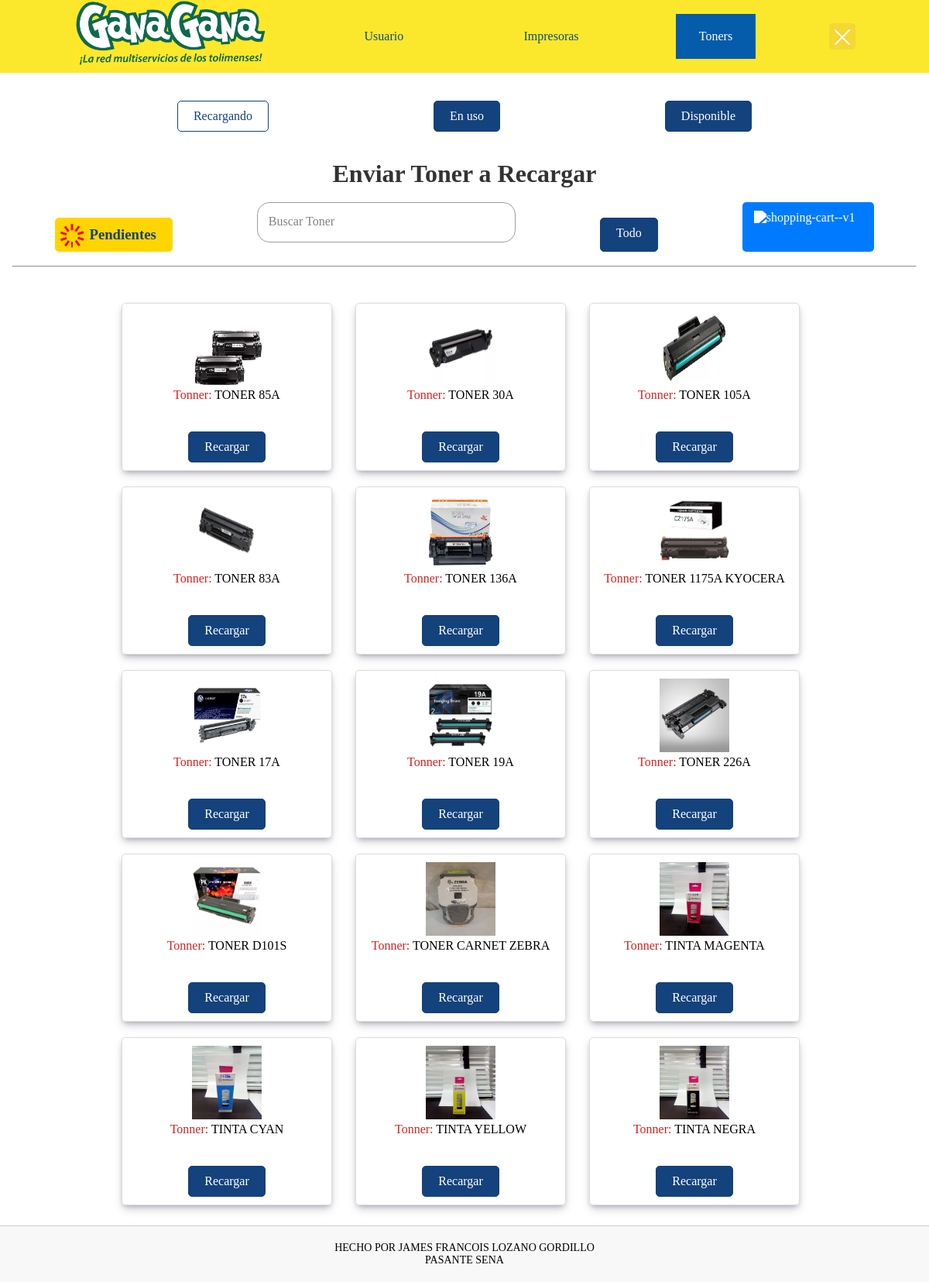
Page /Toner_Recarga/ on the committed database.
### Datos/models.py (models this page shows, shortened)
class Tonner(models.Model):
    ESTADO_T = [
        ('Disponible', 'Disponible'),
    ]
    nombre = models.CharField(max_length=50)
    cantidad = models.PositiveBigIntegerField()
    Numero_Toner = models.CharField(max_length=20)
    Estado = models.CharField(max_length=10, choices=ESTADO_T, default='Disponible')
    imagen = models.ImageField()

### Datos/views.py (the view)
# urls.py: path('Toner_Recarga/', views.Toner_Recarga, name='Toner_Recarga'),
def Toner_Recarga(request):
    Toner = Tonner.objects.all()
    return render(request, 'carrito/Toner_Recargar.html', {
        'toner':Toner,
    })

### Datos/templates/carrito/Toner_Recargar.html (shortened to what this page needs)
{% extends 'layouts/base.html' %}
{% block content %}
{% load static %}
<link rel="stylesheet" type="text/css" href="{% static 'CSS/ALL.css' %}">
<center>
    {% include 'layouts/Barra_Tonners.html' %}
    <br>
    <h1>Enviar Toner a Recargar</h1>
    <br>
</center>
<div style="display: flex; justify-content:space-around;">
    <div style="display: flex; justify-content: space-evenly;">
        <a href="{% url 'Lista_T_Pendientes' %}" class="Pendiente">
            <div style="display: flex; align-items: center;">
                <div>
                    <h3><span class="spanPen">__/</span>Pendientes</h3>
                </div>
                <div class="spinner">
                    <div></div>
                    <div></div>
                    <div></div>
                    <div></div>
                    <div></div>
                    <div></div>
                    <div></div>
                    <div></div>
                    <div></div>
                    <div></div>
                </div>
            </div>
        </a>
    </div>
    <form method="GET" action="{% url 'buscar_toners_R' %}">
        <div class="input-group">
            <input required="" type="text" name="q" autocomplete="off" class="input">
            <label class="user-label">Buscar Toner</label>
        </div>
    </form>
    <a href="{% url 'Toner_Recarga' %}" class="btn">Todo</a>
    <a href="{% url 'ver_carrito' %}" class="btnCar">
        <center>
            <img class="cartIcon" width="30" height="30" src="https://img.icons8.com/ios-glyphs/30/shopping-cart--v1.png" alt="shopping-cart--v1"/>
        </center>
    </a>
</div>
<br>
<hr>
<br>
<br>
<div class="container" style="flex-direction: row; flex-wrap: wrap; justify-content: center; align-items: center;">
    {% for producto in toner %}
    <div class="card shadow" style="margin-right: 20px; border-radius: 5px;">
        <center>
            {% if producto.imagen %}
            <img src="{{ producto.imagen.url }}" style="width: 90px; height: 95px;">
            {% else %}
            <img src="{% static 'images/SinImagen.png' %}" alt="LogoImagen" style="width:90px;">
            {% endif %}
            <p><span class="span" style="color: #d82121;">Tonner:</span> {{ producto.nombre }}</p>
            <br>
            <a href="{% url 'add_lista_de_recarga' producto.id %}" class="btn">Recargar</a>
        </center>
    </div>
    <br>
    {% endfor %}
</div>
{% endblock %}

### static/CSS/ALL.css (style rules this page uses)
* { padding: 0; margin: 0; }
h1 { text-align: center; color: #333; }
.btn { display: inline-block; padding: 10px 20px; margin-top: 20px; text-align: center; text-decoration: none; background-color: #14427d; color: #fff; border-radius: 5px; border: 1px solid #14427d; }
.Pendiente { display: inline-block; padding: 10px 20px; margin-top: 20px; text-align: center; text-decoration: none; background-color: #ffd500; color: #14427d; border-radius: 5px; border: 1px solid #ffd500; }

### Datos/templates/carrito/Toner_Recargar.html (style rules this page uses)
.btnCar { display: inline-block; text-decoration: none; background-color: #007bff; color: #ffffff; padding: 10px 15px; border-radius: 5px; transition: background-color 0.3s ease; }
.cartIcon { vertical-align: middle; margin-right: 10px; filter: brightness(0) invert(1); }
.Pendiente { display: inline-block; padding: 10px 20px; margin-top: 20px; text-align: center; text-decoration: none; background-color: #ffd500; color: #14427d; border-radius: 5px; border: 1px solid #ffd500; }
.spanPen { color: #ffd500; }
.input-group { position: relative; }
.input { border: solid 1.5px #9e9e9e; border-radius: 1rem; background: none; padding: 1rem; font-size: 1rem; color: black; height: min-content; transition: border 150ms cubic-bezier(0.4, 0, 0.2, 1); }
.user-label { position: absolute; left: 15px; color: #828282; pointer-events: none; transform: translateY(1rem); transition: 150ms cubic-bezier(0.4, 0, 0.2, 1); }
.container { display: flex; }
.card { border: 1px solid #ddd; padding: 10px; margin: 10px; text-align: center; width: 250px; box-shadow: rgba(50, 50, 93, 0.25) 0px 6px 12px -2px, rgba(0, 0, 0, 0.3) 0px 3px 7px -3px; }
input { height: 50px; width: 300px; }
.spinner { position: absolute; width: 5px; height: 5px; }
.spinner div { position: absolute; width: 50%; height: 150%; background: #f70707; transform: rotate(calc(var(--rotation) * 1deg)) translate(0, calc(var(--translation) * 1%)); animation: spinner-fzua35 1s calc(var(--delay) * 1s) infinite ease; }
.spinner div:nth-child(1) { --delay: 0.1; --rotation: 36; --translation: 150; }
.spinner div:nth-child(2) { --delay: 0.2; --rotation: 72; --translation: 150; }
.spinner div:nth-child(3) { --delay: 0.3; --rotation: 108; --translation: 150; }
.spinner div:nth-child(4) { --delay: 0.4; --rotation: 144; --translation: 150; }
.spinner div:nth-child(5) { --delay: 0.5; --rotation: 180; --translation: 150; }
.spinner div:nth-child(6) { --delay: 0.6; --rotation: 216; --translation: 150; }
.spinner div:nth-child(7) { --delay: 0.7; --rotation: 252; --translation: 150; }
.spinner div:nth-child(8) { --delay: 0.8; --rotation: 288; --translation: 150; }
.spinner div:nth-child(9) { --delay: 0.9; --rotation: 324; --translation: 150; }
.spinner div:nth-child(10) { --delay: 1; --rotation: 360; --translation: 150; }

### Datos/templates/layouts/Barra_Tonners.html (style rules this page uses)
* { padding: 0; margin: 0; }
a { text-decoration: none; }

### Datos/templates/layouts/base.html (style rules this page uses)
* { padding: 0; margin: 0; }

### rows in the picture
Tonner: imagen (picture), nombre "TONER 85A"
Tonner: imagen (picture), nombre "TONER 30A"
Tonner: imagen (picture), nombre "TONER 105A"
Tonner: imagen (picture), nombre "TONER 83A"
Tonner: imagen (picture), nombre "TONER 136A"
Tonner: imagen (picture), nombre "TONER 1175A KYOCERA"
Tonner: imagen (picture), nombre "TONER 17A"
Tonner: imagen (picture), nombre "TONER 19A"
Tonner: imagen (picture), nombre "TONER 226A"
Tonner: imagen (picture), nombre "TONER D101S"
Tonner: imagen (picture), nombre "TONER CARNET ZEBRA"
Tonner: imagen (picture), nombre "TINTA MAGENTA"
Tonner: imagen (picture), nombre "TINTA CYAN"
Tonner: imagen (picture), nombre "TINTA YELLOW"
Tonner: imagen (picture), nombre "TINTA NEGRA"
